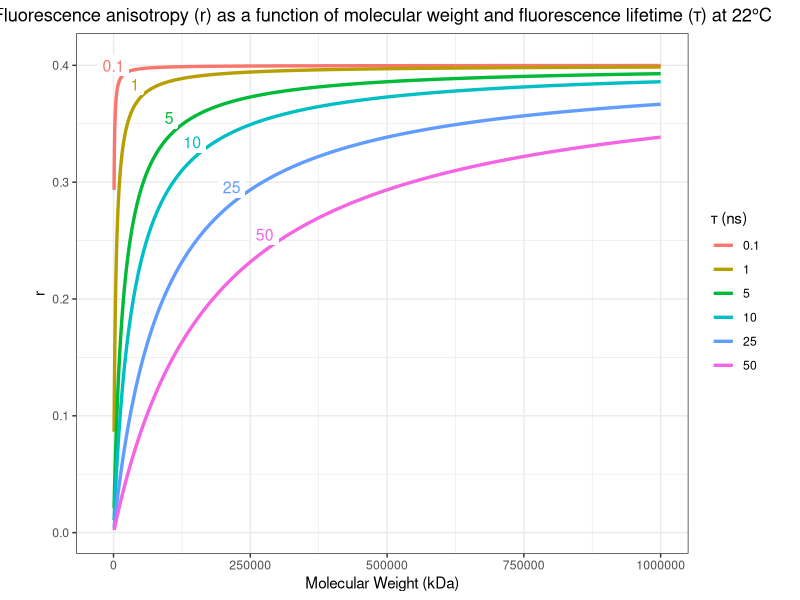

Write the R code that produced this figure.
library(ggplot2)
library(dplyr)

r0 = 0.4
taus = c(0.1, 1, 5, 10, 25, 50) * 1e-9	# fluorophore lifetimes in s
eta = 0.954 * 1e-3						# viscosity of water in Pa
v_bar = 0.708							# partial specific volume of proteins in ml•g-1
R = 8.31								# gas constant in J•K-1•mol-1
temp = 273.15 + 22						# 22°C in K

v_bar = v_bar * 1e-6					# convert to m3•g-1

mws = 10^seq(3, 6, 1e-2)				# range of molecular weights

all_taus = c()							# stores all lifetimes
all_mws = c()							# stores all molecular weights

# sample different lifetimes and molecular weights
for (tau in taus) {
	for (mw in mws) {
		all_taus = append(all_taus, tau)
		all_mws = append(all_mws, mw)
	}
}

# data frame to store anisotropy data
anisotropy_df = data.frame("tau" = all_taus,
						   "mw" = all_mws)

# function to calculate rotational correlation time
calc_rotTime = function(m) (eta * m * v_bar)/(R * temp)
# function to calculate anisotropy
calc_anisotropy = function(t, theta) r0/(1 + t/theta)

# calculate rotational correlation time
anisotropy_df = anisotropy_df %>%
	mutate(theta_c = calc_rotTime(mw))

# calculate anisotropy
anisotropy_df = anisotropy_df %>%
	mutate(r = calc_anisotropy(tau, theta_c))

# convert lifetimes to ns
anisotropy_df$tau_ns = anisotropy_df$tau * 1e9

# create label positions such that labels are placed at positions closest to coordinate (0, 0.4)
anisotropy_df = anisotropy_df %>%
	group_by(tau) %>%
	mutate(dist = (0-mw/1e6)^2 + (1-r/0.4)^2) %>%
	mutate(label_pos = ifelse(dist == min(dist), as.character(tau_ns), NA)) %>%
	ungroup()

# convert lifetime to factors
anisotropy_df$tau_ns = factor(anisotropy_df$tau_ns)

# plot relationship between molecular weight of proteins, lifetime of attached fluorophores and their anisotropy
anisotropy_plot = ggplot(anisotropy_df, aes(mw, r, colour = tau_ns)) +
	geom_line(size = 1.15) +
	geom_label(aes(label = label_pos,
				   x = mw - max(mws)*0.0185,
				   y = r + r0*0.0185),
			   size = 4,
			   label.size = NA,
			   show.legend = FALSE) +
	labs(color = bquote("\u03c4 (ns)")) +
	xlab("Molecular Weight (kDa)") +
	ylab("r") +
	ggtitle(bquote("Fluorescence anisotropy (r) as a function of molecular weight and fluorescence lifetime (\u03c4) at 22°C")) +
	theme_bw() +
	theme(aspect.ratio = 0.85,
		  plot.title = element_text(hjust = 0.5))

ggsave("anisotropy_r-mw_v_tau.png",
	   plot = anisotropy_plot,
	   dpi = 300)


# Ankit Roy
# 21st July, 2022